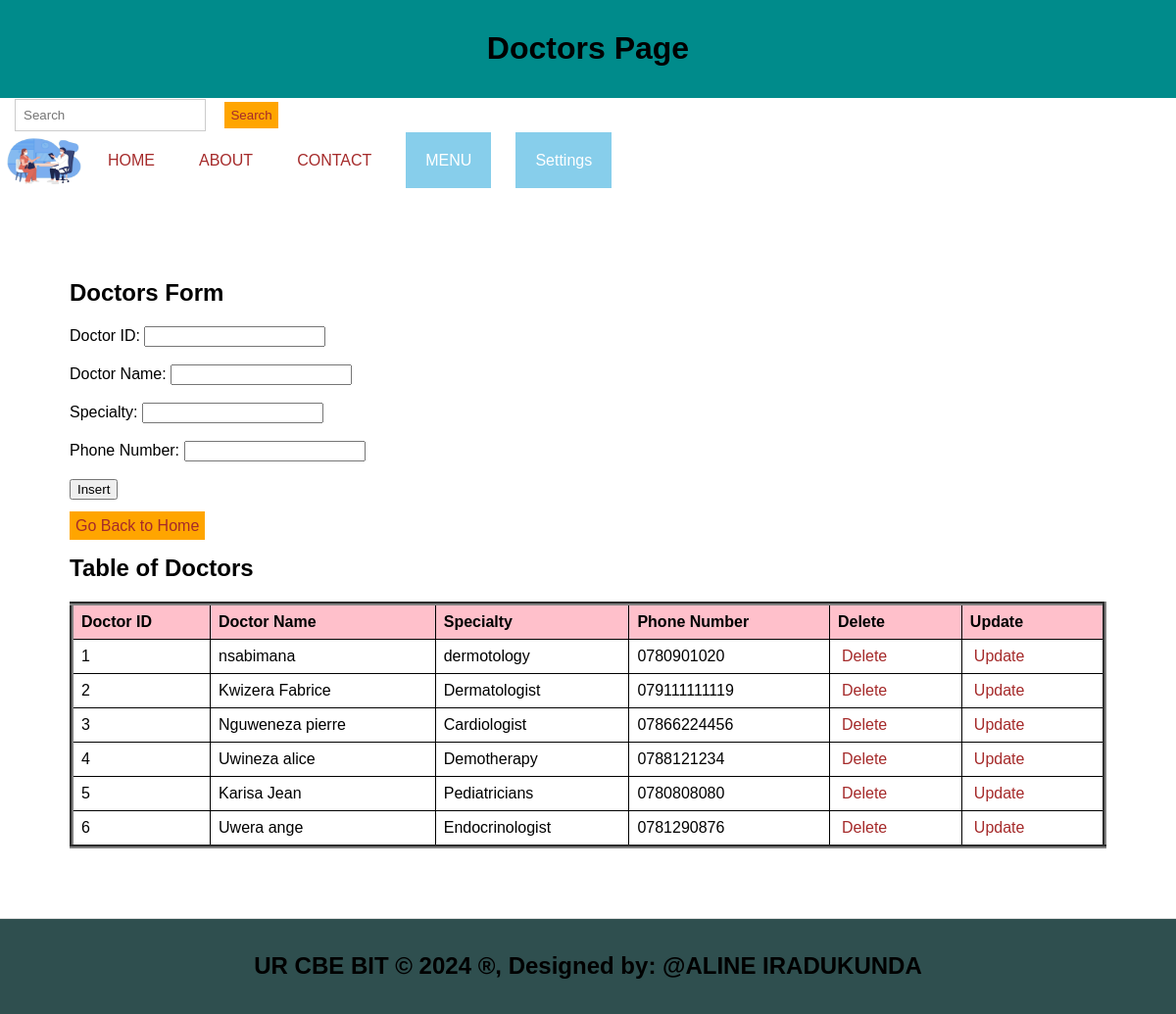
The app's page /Doctors.php with its own data.
### tables this page shows
CREATE TABLE `doctors` (
  `doctor_id` int(11) NOT NULL,
  `doctor_name` varchar(100) DEFAULT NULL,
  `specialty` varchar(100) DEFAULT NULL,
  `phone_number` varchar(15) DEFAULT NULL
);

### Doctors.php (the view, shortened to what this page needs)
<!DOCTYPE html>
<html lang="en">
<head>
  <link rel="stylesheet" type="text/css" href="style.css" title="style 1" media="screen, tv, projection, handheld, print"/>
</head>
<body>
<header><center>
    <h1>Doctors Page</h1></center>
  </header>
  <form class="d-flex" role="search" action="search.php">
      <input class="form-control me-2" type="search" placeholder="Search" aria-label="Search" name="query">
      <button class="btn btn-outline-success" type="submit">Search</button>
    </form>
  <ul>
    <li><img src="./Images/app.jpg" width="90" height="60" alt="Logo"></li>
    <li><a href="./home.html">HOME</a></li>
    <li><a href="./about.html">ABOUT</a></li>
    <li><a href="./contact.html">CONTACT</a></li>
    <li class="dropdown">
      <a href="#" style="padding: 20px; color: white; background-color: skyblue; text-decoration: none;">MENU</a>
    </li>
    <li class="dropdown">
      <a href="#" style="padding: 20px; color: white; background-color: skyblue; text-decoration: none;">Settings</a>
    </li>
  </ul>
<section>
  <h1>Doctors Form</h1>
  <form method="post">
    <label for="did">Doctor ID:</label>
    <input type="number" id="did" name="did"><br><br>
    <label for="dn">Doctor Name:</label>
    <input type="text" id="dn" name="dn" required><br><br>
    <label for="sp">Specialty:</label>
    <input type="text" id="sp" name="sp" required><br><br>
    <label for="tlphn">Phone Number:</label>
    <input type="number" id="tlphn" name="tlphn" required><br><br>
    <input type="submit" name="add" value="Insert"><br><br>
    <a class="button" href="./home.html">Go Back to Home</a></li>
  </form>
  <h2>Table of Doctors</h2>
  <table border="4">
    <tr>
      <th>Doctor ID</th>
      <th>Doctor Name</th>
      <th>Specialty</th>
      <th>Phone Number</th>
      <th>Delete</th>
      <th>Update</th>
    </tr>
    <?php
    include('database_connection.php');
    $sql = "SELECT * FROM doctors";
    $result = $connection->query($sql);
    if ($result->num_rows > 0) {
        while ($row = $result->fetch_assoc()) {
            $did = $row['doctor_id'];
            echo "<tr>
                <td>" . $row['doctor_id'] . "</td>
                <td>" . $row['doctor_name'] . "</td>
                <td>" . $row['specialty'] . "</td>
                <td>" . $row['phone_number'] . "</td>
                <td><a style='padding:4px' href='delete_Doctors.php?doctor_id=$did'>Delete</a></td>
                <td><a style='padding:4px' href='update_Doctors.php?doctor_id=$did'>Update</a></td>
            </tr>";
        }
    } else {
        echo "<tr><td colspan='5'>No data found</td></tr>";
    }
    ?>
  </table>
</section>
<footer>
  <center>
    <b><h2>UR CBE BIT &copy; <?php echo date("Y"); ?> &reg;, Designed by: @ALINE IRADUKUNDA</h2></b>
  </center>
</footer>
</body>
</html>

### style.css (style rules this page uses)
body { font-family: Arial, sans-serif; margin: 0; padding: 0; }
.form-control { padding: 8px; margin-left: 4px; border: 1px solid #ccc; }
.btn { padding: 6px; background-color: orange; color: brown; border: none; }
.dropdown { position: relative; display: inline; margin-right: 10px; }
body { font-family: Arial,sans-serif; margin:0; padding:0; }
header { background-color:darkgray; padding: 15px; }
.dropdown { position: right; display:right; direction:rtl; }
section { padding:20px; border-bottom: 1px solid #ddd; }
footer { text-align: center; padding: 15px; background-color:darkgray; }

### Doctors.php (style rules this page uses)
body table { width: 100%; border-collapse: collapse; }
th, td { border: 1px solid black; padding: 8px; text-align: left; }
th { background-color: pink; }
a { padding: 10px; color: white; text-decoration: none; margin-right: 15px; }
a:link { color: brown; }
button.btn { margin-left: 15px; margin-top: 4px; }
input.form-control { margin-left: 15px; padding: 8px; }
section { padding: 71px; border-bottom: 1px solid #ddd; }
footer { text-align: center; padding: 15px; background-color: darkslategrey; }
header { background-color: darkcyan; padding: 10px; text-align: center; }
ul { list-style-type: none; padding: 0; margin: 0; display: flex; align-items: center; }
li { margin-right: 10px; }
li img { vertical-align: middle; }
.dropdown { position: relative; display: inline-block; }
.button { padding: 6px; background-color: orange; color: brown; border: none; }

### records on screen
doctors: doctor_id "1", doctor_name "nsabimana", specialty "dermotology", phone_number "0780901020"
doctors: doctor_id "2", doctor_name "Kwizera Fabrice", specialty "Dermatologist", phone_number "079111111119"
doctors: doctor_id "3", doctor_name "Nguweneza pierre", specialty "Cardiologist", phone_number "07866224456"
doctors: doctor_id "4", doctor_name "Uwineza alice", specialty "Demotherapy", phone_number "0788121234"
doctors: doctor_id "5", doctor_name "Karisa Jean", specialty "Pediatricians", phone_number "0780808080"
doctors: doctor_id "6", doctor_name "Uwera ange", specialty "Endocrinologist", phone_number "0781290876"
